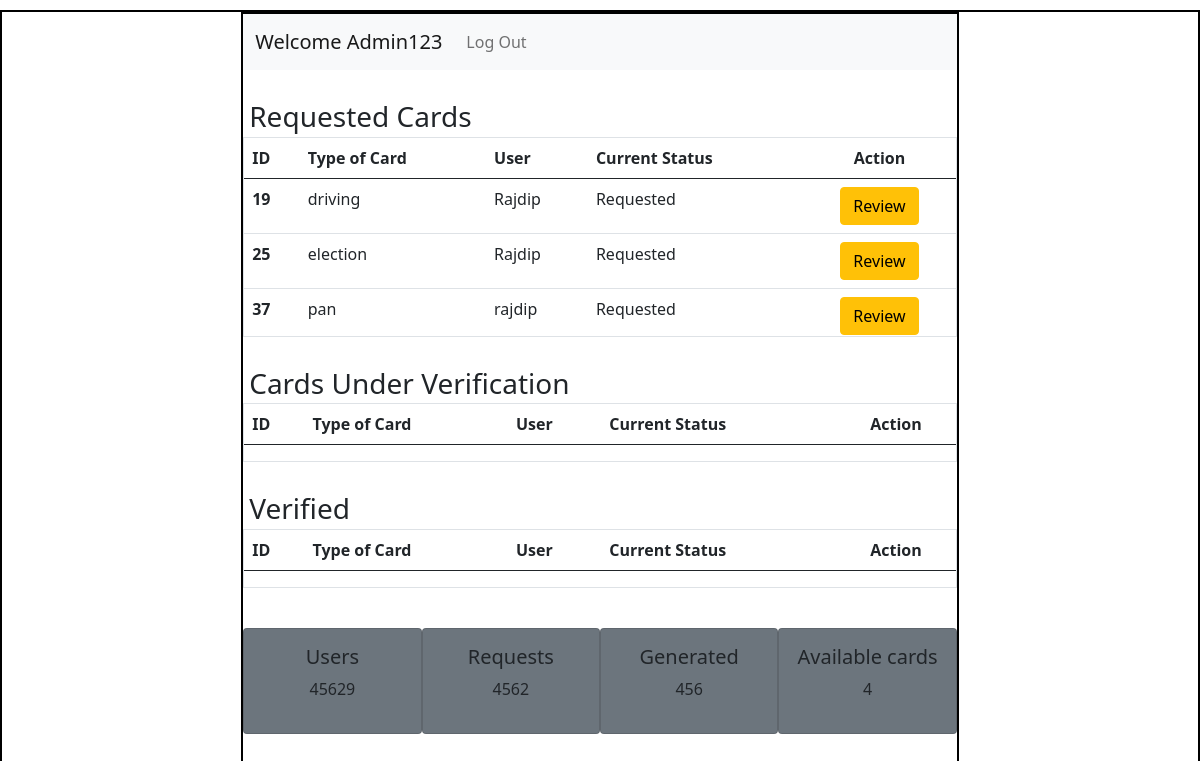
The page /admin on the database its author committed.
### application/models.py (models this page shows)
class User(db.Model):
    id = db.Column(db.Integer(), primary_key=True)
    username = db.Column(db.String(), unique = True, nullable = False)
    email = db.Column(db.String(), unique = True, nullable = False)
    password = db.Column(db.String(), nullable = False)
    type = db.Column(db.String(), default = "general")
    details = db.relationship("Info", backref = "creator")

class Info(db.Model):
    id = db.Column(db.Integer(), primary_key = True)
    atr_name = db.Column(db.String(), nullable = False)
    atr_value = db.Column(db.String(), nullable = False)
    c_name = db.Column(db.String(), nullable = False)
    user_id = db.Column(db.Integer(), db.ForeignKey("user.id"),nullable = False )

### application/controllers.py (the view)
@app.route("/admin")
def admin_dash():
    this_user = User.query.filter_by(type="admin").first()
    all_info = Info.query.all()
    return render_template("admin_dash.html",this_user=this_user,all_info=all_info)

### templates/admin_dash.html (shortened to what this page needs)
<!DOCTYPE html>
<html lang="en">
<head>
    <link rel="stylesheet" href="{{ url_for('static', filename='style.css') }}">
    <link href="https://cdn.jsdelivr.net/npm/bootstrap@5.0.2/dist/css/bootstrap.min.css" rel="stylesheet">
</head>
<body>
    <div id="main">
        <div id="canvas" class="overflow-auto">
          <nav class="navbar navbar-expand-lg navbar-light bg-light">
            <div class="container-fluid">
              <a class="navbar-brand" href="#">Welcome {{this_user.username}}</a>
              <div class="collapse navbar-collapse " id="navbarSupportedContent">
                <ul class="navbar-nav me-auto mb-2 mb-lg-0">
                  <li class="nav-item">
                    <a class="nav-link" href="/login">Log Out</a>
                  </li>
                </ul>
              </div>
            </div>
          </nav>
            <div id="content">
              <h3 class="headings">Requested Cards</h3>
              <div id="table" class="border" style="max-height: 200px; overflow-y:scroll";>
              <table class="table">
                <thead>
                  <tr>
                    <th scope="col">ID</th>
                    <th scope="col">Type of Card</th>
                    <th scope="col">User</th>
                    <th scope="col">Current Status</th>
                    <th scope="col" class="text-center">Action</th>
                  </tr>
                </thead>
                <tbody>
                  {% for info in all_info %}
                    {% if info.atr_value == "requested" %}
                      <tr>
                        <th scope="row">{{loop.index}}</th>
                        <td>{{info.c_name}}</td>
                        <td>{{info.creator.username}}</td>
                        <td>Requested</td>
                        <td class="justify-content-evenly d-flex">
                          <a href="/update_status/{{info.c_name}}/{{info.user_id}}" type="button" class="btn btn-warning">Review</a>
                        </td>
                      </tr>
                    {% endif %}
                  {%  endfor %}
                </tbody>
              </table>
              </div>
              <h3 class="headings">Cards Under Verification</h3>
              <div id="table" class="border" style="max-height: 150px; overflow-y:scroll";>
              <table class="table">
                <thead>
                  <tr>
                    <th scope="col">ID</th>
                    <th scope="col">Type of Card</th>
                    <th scope="col">User</th>
                    <th scope="col">Current Status</th>
                    <th scope="col" class="text-center">Action</th>
                  </tr>
                </thead>
              </table>
              </div>
              <h3 class="headings">Verified</h3>
              <div id="table" class="border" style="max-height: 150px; overflow-y:scroll";>
              <table class="table">
                <thead>
                  <tr>
                    <th scope="col">ID</th>
                    <th scope="col">Type of Card</th>
                    <th scope="col">User</th>
                    <th scope="col">Current Status</th>
                    <th scope="col" class="text-center">Action</th>
                  </tr>
                </thead>
              </table>
              </div>
                <div class="d-flex justify-content-around text-center" style="margin-top: 40px;">
                  <div class="card bg-secondary p-3 ">
                    <h5>Users</h5>
                    <p>45629</p>
                  </div>
                  <div class="card bg-secondary p-3 ">
                    <h5>Requests</h5>
                    <p>4562</p>
                  </div>
                  <div class="card bg-secondary p-3 ">
                    <h5>Generated</h5>
                    <p>456</p>
                  </div>
                  <div class="card bg-secondary p-3 ">
                    <h5>Available cards</h5>
                    <p>4</p>
                  </div>
                </div>
            </div>
        </div>
    </div>
</body>
</html>

### static/style.css (style rules this page uses)
* { margin:0px; }
#main,#canvas { border:2px solid black; margin-top: 10px; }
#canvas { width: 60%; margin: auto; height: 800px; }
.headings { margin: 3px; padding-left: 3px; margin-top: 30px; }

### templates/admin_dash.html (style rules this page uses)
.card { width:200px; }

### rows shown on the page
User: username "Admin123"
Info: c_name "driving", creator.username "Rajdip"
Info: c_name "election", creator.username "Rajdip"
Info: c_name "pan", creator.username "rajdip"
